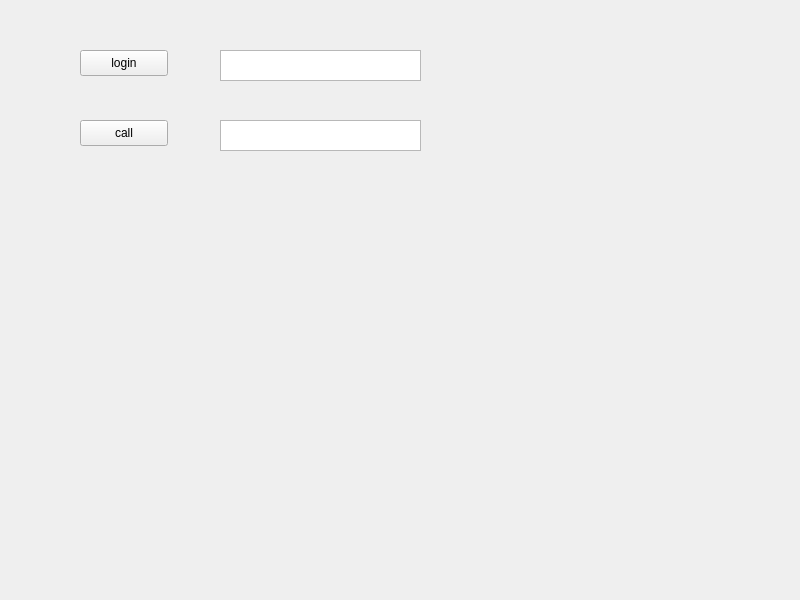
<?xml version="1.0" encoding="UTF-8"?>
<ui version="4.0">
 <class>Widget</class>
 <widget class="QWidget" name="Widget">
  <property name="geometry">
   <rect>
    <x>0</x>
    <y>0</y>
    <width>800</width>
    <height>600</height>
   </rect>
  </property>
  <property name="windowTitle">
   <string>Widget</string>
  </property>
  <widget class="QPushButton" name="bt_connect2Server">
   <property name="geometry">
    <rect>
     <x>80</x>
     <y>50</y>
     <width>88</width>
     <height>26</height>
    </rect>
   </property>
   <property name="text">
    <string>login</string>
   </property>
  </widget>
  <widget class="QTextEdit" name="TxEd_bt_connect2Server">
   <property name="geometry">
    <rect>
     <x>220</x>
     <y>50</y>
     <width>201</width>
     <height>31</height>
    </rect>
   </property>
  </widget>
  <widget class="QTextEdit" name="TxEd_PeerId">
   <property name="geometry">
    <rect>
     <x>220</x>
     <y>120</y>
     <width>201</width>
     <height>31</height>
    </rect>
   </property>
  </widget>
  <widget class="QPushButton" name="bt_call">
   <property name="geometry">
    <rect>
     <x>80</x>
     <y>120</y>
     <width>88</width>
     <height>26</height>
    </rect>
   </property>
   <property name="text">
    <string>call</string>
   </property>
  </widget>
 </widget>
 <resources/>
 <connections/>
</ui>
